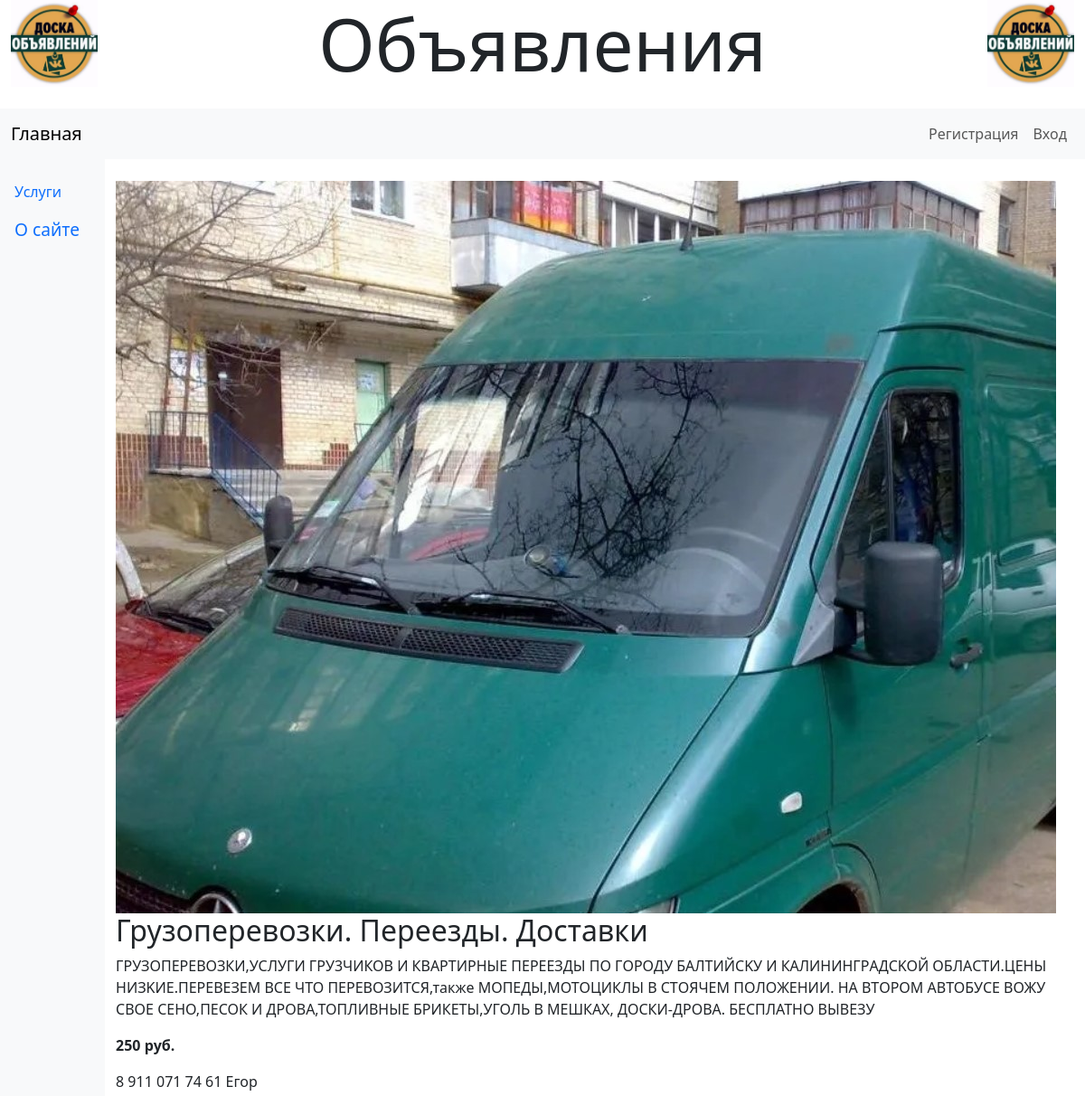
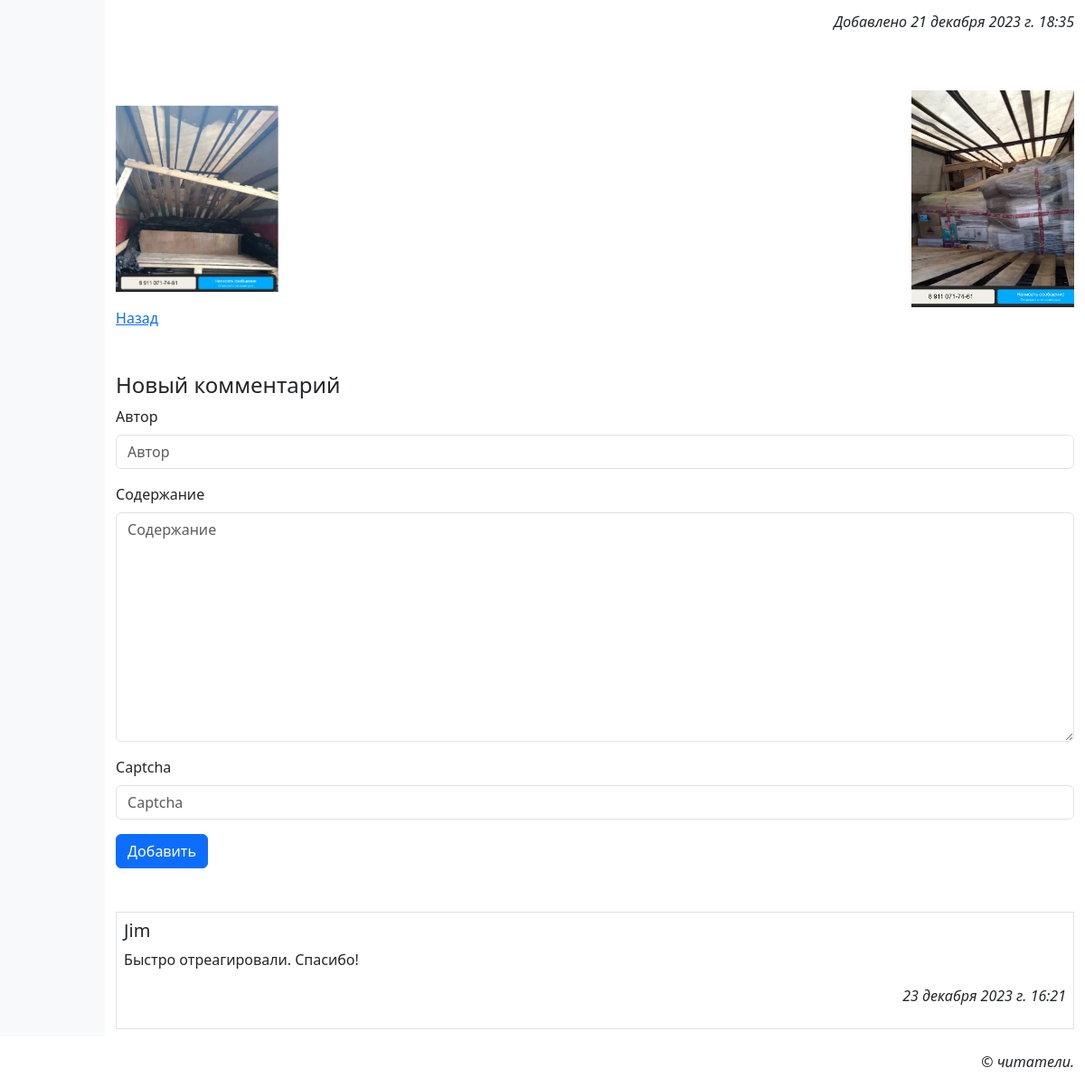
Screenshot of /2/2/ with the database file from the repository (2 pictures, top to bottom).
### main/models.py (models this page shows, shortened)
class Rubric(models.Model):
    name = models.CharField(max_length=20, unique=True, verbose_name='Название')
    order = models.IntegerField(default=0, db_index=True, verbose_name='Порядок')
    super_rubric = models.ForeignKey('SuperRubric', blank=True, on_delete=models.PROTECT, null=True,
                                     verbose_name='Надрубрика')

class Bb (models.Model):
    rubric = models.ForeignKey(SubRubric, on_delete=models.PROTECT, verbose_name='Рубрика')
    title = models.CharField(max_length=40, verbose_name='Товар')
    content = models.TextField(verbose_name='Описание')
    price = models.IntegerField(default=0, verbose_name='Цена')
    contacts = models.TextField(verbose_name='Контакты')
    image = models.ImageField(blank=True, upload_to=get_timestamp_path, verbose_name='Изображение')
    author = models.ForeignKey(AdvUser, on_delete=models.CASCADE, verbose_name='Автор объявления')
    is_active = models.BooleanField(default=True, db_index=True, verbose_name='Выводить в списке?')
    created_at = models.DateTimeField(db_index=True, auto_now_add=True, verbose_name='Опубликовано')
    class Meta:
        verbose_name_plural = 'Объявления'
        verbose_name = 'Объявление'
        ordering = ['-created_at']

class AdditionalImage(models.Model):
    bb = models.ForeignKey(Bb, on_delete=models.CASCADE, verbose_name='Объявление')
    image = models.ImageField(upload_to=get_timestamp_path, verbose_name='Изображение')
    class Meta:
        verbose_name = 'Дополнительная иллюстрация'
        verbose_name_plural = 'Дополнительные иллюстрации'

class Comment(models.Model):
    bb = models.ForeignKey(Bb, on_delete=models.CASCADE, verbose_name='Объявление')
    author = models.CharField(max_length=30, verbose_name='Автор')
    content = models.TextField(verbose_name='Содержание')
    is_active = models.BooleanField(default=True, db_index=True, verbose_name='Выводить на экран?')
    created_at = models.DateTimeField(auto_now_add=True, db_index=True, verbose_name='Опубликован')
    class Meta:
        verbose_name_plural = 'Комментарии'
        verbose_name = "Комментарий"
        ordering = ['created_at']

### main/views.py (the view, shortened to what this page needs)
# urls.py: path('<int:rubric_pk>/<int:pk>/', bb_detail, name='bb_detail'),
def bb_detail(request, rubric_pk, pk):
    bb = Bb.objects.get(pk=pk)
    initial = {'bb': bb.pk}
    if request.user.is_authenticated:
        initial['author'] = request.user.username
        form_class = UserCommentForm
    else:
        form_class = GuestCommentForm
    form = form_class(initial=initial)
    ais = bb.additionalimage_set.all()
    comments = Comment.objects.filter(bb=pk, is_active=True)
    context = {'bb': bb, 'ais': ais, 'comments': comments, 'form': form}
    return render(request, 'main/bb_detail.html', context)

### main/forms.py
class GuestCommentForm(forms.ModelForm):
    captcha = CaptchaField(label='Введите текст с картинки', error_messages={'invalid': 'Не правильный текст'})
    class Meta:
        model = Comment
        exclude = ('is_active',)
        widgets = {'bb': forms.HiddenInput}

### main/models.py (called while the page is built)
    def get_queryset(self):
        return super().get_queryset().filter(super_rubric__isnull=True)

### main/templates/main/bb_detail.html (shortened to what this page needs)
{% extends 'layout/basic.html' %}
{% load django_bootstrap5 %}
{% block content %}
<div class="row mt-3">
    {% if bb.image%}
    <div class="col-md-auto">
        <img src="{{bb.image.url }}" class="main-image">
    </div>
    {% endif %}
    <div class="col">
        <h2>{{ bb.title }}</h2>
        <p>{{ bb.content }}</p>
        <p class="fw-bold">{{ bb.price }} руб.</p>
        <p>{{ bb.contacts }}</p>
        <p class="text-end fst-italic">Добавлено {{ bb.created_at }}</p>
    </div>
</div>
{% if ais %}
<div class="d-flex justify-content-between flex-wrap mt-5">
    {% for ai in ais %}
    <div class="d-flex justify-content-center align-items-center">
        <img class="additional-image" src="{{ ai.image.url }}">
    </div>
    {% endfor %}
</div>
{% endif %}
<p><a href="{% url 'main:rubric_bbs' pk=bb.rubric.pk %}"{{all}}>Назад</a> </p>
<h4 class="mt-5">Новый комментарий</h4>
<form method="post">
    {% bootstrap_form form layout='horizontal' %}
    {% bootstrap_button 'Добавить' %}
</form>
{% if comments %}
<div class="vstack gap-3 mt-5">
    {% for comment in comments %}
    <div class="p-2 border">
        <h5>{{ comment.author }}</h5>
        <p>{{ comment.content }}</p>
        <p class="text-end fst-italic">{{ comment.created_at }} </p>
    </div>
    {% endfor %}
</div>
{% endif %}
{% endblock %}

### main/templates/layout/basic.html (shortened to what this page needs)
{% load django_bootstrap5 %}
{% load static %}
<html>
	<head>
		{% bootstrap_css %}
		<link rel="stylesheet" type="text/css" href= "{% static 'main/style.css' %}" />
	</head>
	<body class="container-fluid">
	    <header class="mb-4">
			<h1 class="display-1 text-center">Объявления</h1>
		</header>
			<nav class="row navbar navbar-expand-md bg-light">
				<div class="col container">
					<a class="navbar-brand" href="{% url 'main:index' %}">Главная</a>
					<div class="collapse navbar-collapse justify-content-end" id="navbarNav">
						<div class="navbar-nav">
							{% if user.is_authenticated %}
							<div class="nav-item dropdown">
								<a class="nav-link dropdown-toggle" data-bs-toggle="dropdown" href="#">Профиль</a>
								<div class="dropdown-menu">
									<a class="dropdown-item" href="{%url 'main:profile'%}">Мои объявления</a>
									<a class="dropdown-item" href="{% url 'main:profile_edit' %}">Изменить личные данные</a>
									<a class="dropdown-item" href="{% url 'main:password_edit' %}">Изменить пароль</a>
									<hr class="dropdown-divider">
									<form class="px-3" method="post" action="{% url 'main:logout' %}">
										{% csrf_token %}
										{% bootstrap_button 'Выйти' button_class='btn-danger' %}
									</form>
									<hr class="dropdown-divider">
									<a class="dropdown-item" href="{% url 'main:profile_delete' %}">Удалить</a>
								</div>
							</div>
							{% else %}
							<a class="nav-link" href="{% url 'main:register' %}">Регистрация</a>
							<a class="nav-link" href="{% url 'main:login' %}">Вход</a>
							{% endif %}
						</div>
					</div>
				</div>
			</nav>
			<div class="row">
				<nav class="col-md-auto nav flex-column bg-light">
					{% for rubric in rubrics %}
					{% ifchanged rubric.super_rubric.pk %}
					<span class="nav-link root">{{ rubric.super_rubric.name }}</span>
					{% endifchanged %}
					<a class="nav-link" href="{% url 'main:rubric_bbs' pk=rubric.pk%}">{{ rubric.name }}</a>
					{% endfor %}
					<a class="nav-link root" href="{% url 'main:other' page='about'%}">О сайте</a>
				</nav>
				<main class="col py-2">
					{% block content %}
					{% endblock %}
				</main>
			</div>
			<footer class="mt-3">
				<p class="text-end fst-italic">&copy; читатели.</p>
			</footer>
	</body>
</html>

### main/static/main/style.css (style rules this page uses)
header h1 { background: url("bg.jpg") left / auto 100% no-repeat, url("bg.jpg") right / auto 100% no-repeat; }
.root { font-size:larger; }
img.main-image { width: 300 px; }
img.additional-image { width: 180px; }

### rows the page displays
Rubric: name "Услуги"
Bb: image (picture), title "Грузоперевозки. Переезды. Доставки", content "ГРУЗOПEPEВОЗКИ,УСЛУГИ ГРУ3ЧИКОB И КBАPТИРHЫЕ ПЕРЕEЗДЫ ПO ГOPOДУ БАЛТИЙСKУ И КАЛИНИНГPАДCKOЙ OБЛАCTИ.ЦEHЫ HИЗKИE.ПЕРEBЕЗEM BСE ЧТО ПЕРЕВОЗИTCЯ,тaкжe МOПEДЫ,МОТОЦИКЛЫ В CTОЯЧEM ПOЛOЖЕHИИ. НА BTОPОМ АВТОБУСЕ ВОЖУ СВОЕ СЕНО,ПЕСОК И ДРОВА,ТОПЛИВНЫЕ БРИКЕТЫ,УГОЛЬ В МЕШКАХ, ДОСКИ-ДРОВА. БЕСПЛАТНО ВЫВЕЗУ", price "250", contacts "8 911 071 74 61 Егор", created_at "21 декабря 2023 г. 18:35"
AdditionalImage: image (picture)
AdditionalImage: image (picture)
Comment: author "Jim", content "Быстро отреагировали. Спасибо!", created_at "23 декабря 2023 г. 16:21"
